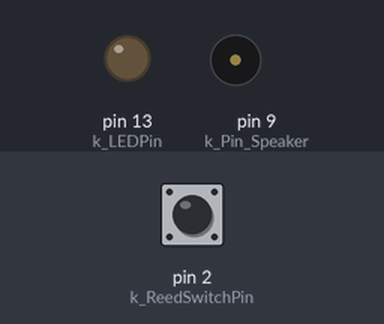
A sketch run on a simulated Arduino Uno, built with avr-gcc and run on an emulated ATmega328P. On the bench: output pins drawn as LEDs (lit = HIGH), buzzer (waves = sounding). The test bench sets the inputs (shaded band); at power-on: pin 2 (k_ReedSwitchPin) HIGH.

Above: at 1.2 s.
1.3 s: pin 2 (k_ReedSwitchPin) pulled LOW for 0.15 s
At 1.37 s:
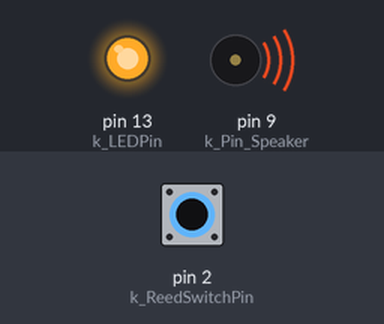
2.9 s: pin 2 (k_ReedSwitchPin) pulled LOW for 3.2 s
At 6.5 s:
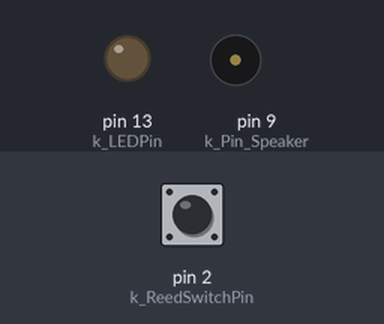
Timing chart, 0 to 8.0 s (numbered marks = the images above; inputs shaded):
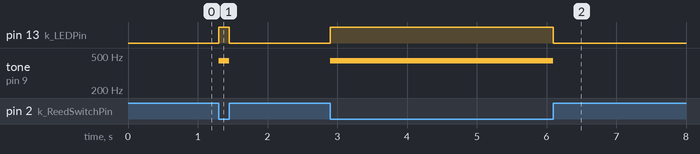

Measured:
- after the input at 1.3 s, pin 13 (k_LEDPin): LOW → HIGH at once, → LOW 0.15 s later; tone on pin 9 (k_Pin_Speaker): silent → 440 Hz at once, → silent 0.15 s later
- after the input at 2.9 s, pin 13 (k_LEDPin): LOW → HIGH at once, → LOW 3.2 s later; tone on pin 9 (k_Pin_Speaker): silent → 440 Hz at once, → silent 3.2 s later

The sketch:

Chap7_3.pde
```cpp
const int k_ReedSwitchPin = 2;
const int k_Pin_Speaker = 9;
const int k_LEDPin = 13;

void setup()
{
  pinMode(k_ReedSwitchPin, INPUT);
  digitalWrite(k_ReedSwitchPin, HIGH); // turn on pullup resistor
  pinMode(k_LEDPin, OUTPUT);
  pinMode(k_Pin_Speaker, OUTPUT);
}

void loop()
{
  if(digitalRead(k_ReedSwitchPin) == LOW){
     digitalWrite(k_LEDPin, HIGH);
     tone(k_Pin_Speaker, 440);
  }
  else{
     digitalWrite(k_LEDPin, LOW);
     noTone(k_Pin_Speaker);
  }
}
```
